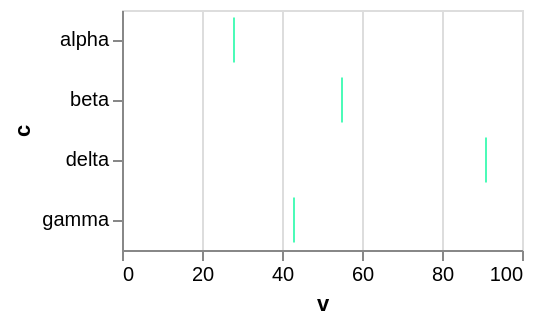

The Vega-Lite source for this figure:
### Vega-Lite specification from a JSON file in a GitHub repository (floating-point values rounded to 4 significant figures)
{"$schema": "https://vega.github.io/schema/vega-lite/v6.json", "width": 200, "height": 120, "data": {"values": [{"c": "alpha", "v": 28, "w": 3, "t": "2024-01-07"}, {"c": "beta", "v": 55, "w": 7, "t": "2024-03-19"}, {"c": "gamma", "v": 43, "w": 5, "t": "2024-06-02"}, {"c": "delta", "v": 91, "w": 9, "t": "2024-09-11"}]}, "mark": "tick", "encoding": {"x": {"field": "v", "type": "quantitative"}, "y": {"field": "c", "type": "nominal"}}, "config": {"tick": {"color": "mediumspringgreen"}}}
